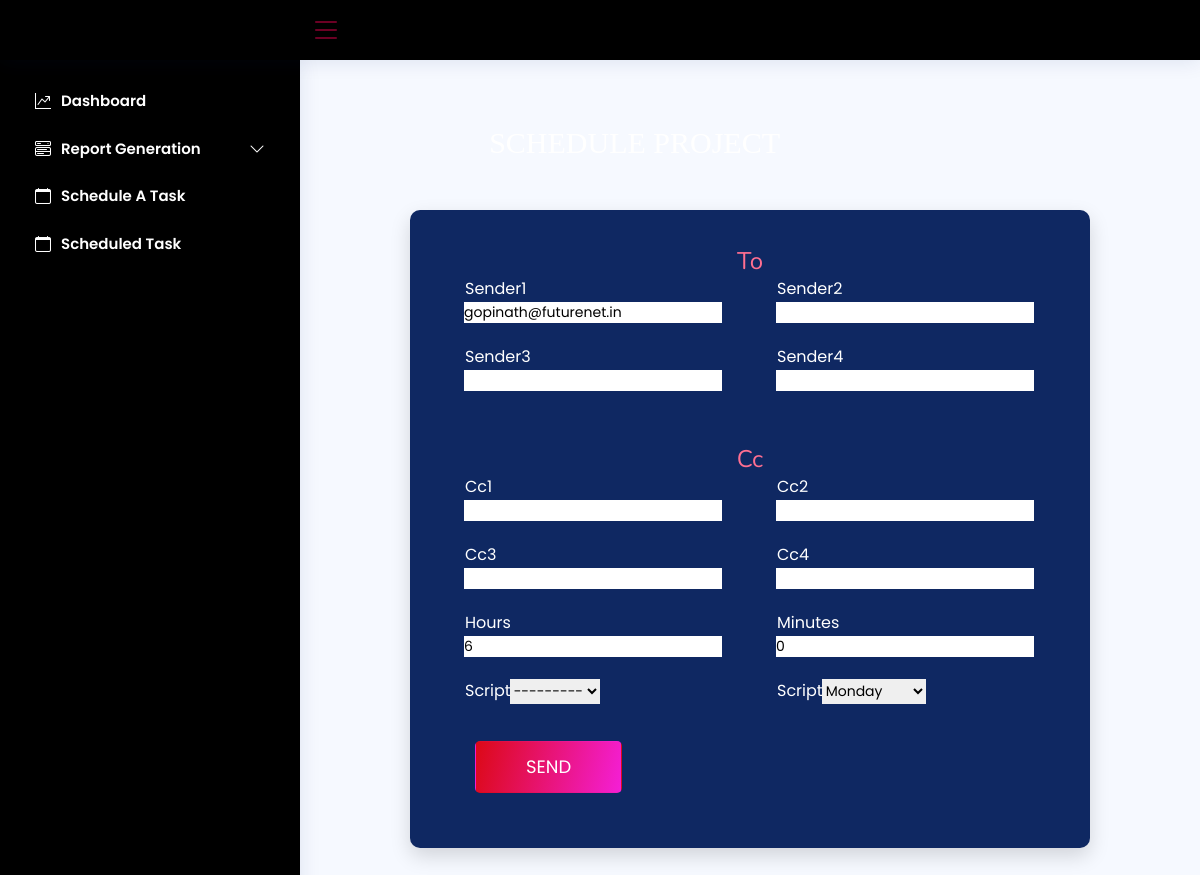
The app's page /edit_student/54/ with its own data.
### mailer/models.py (models this page shows, shortened)
class Student(models.Model):
    sender1 = models.EmailField()
    sender2 = models.EmailField(blank=True)
    sender3 = models.EmailField(blank=True)
    sender4 = models.EmailField(blank=True)
    cc1 = models.EmailField(blank=True)
    cc2 = models.EmailField(blank=True)
    cc3 = models.EmailField(blank=True)
    cc4 = models.EmailField(blank=True)
    hour = models.IntegerField()
    minutes = models.IntegerField()
    days = MultiSelectField(choices=day_choices, max_choices=7, blank=True)
    Engineer_Name = models.CharField(max_length=100, choices=marcas)

### reportsapp/views.py (the view)
# urls.py: path('edit_student/<int:id>/', views.edit_student, name='edit_student'),
def edit_student(request, id):
    student = get_object_or_404(Student, id=id)
    form = ContactForm(instance=student)
    if request.method == 'POST':
        form = ContactForm(request.POST, instance=student)
        if form.is_valid():
            form.save()
            return HttpResponse("The update has been carried out successfully!")
    else:
        context = {'form': form}
        return render(request, 'update.html', context)

### mailer/forms.py
class ContactForm(forms.ModelForm):
    class Meta:
        model = Student
        fields = '__all__'
        days = forms.MultipleChoiceField(choices=day_choices, widget=forms.SelectMultiple())

### templates/update.html (shortened to what this page needs)
{% extends "home.html" %}
{% load static %}
{% block content %}
<html lang="en">
  <main id="main" class="main">
  <body>
<h2 style="color:#fff;font-family:verdana;position:absolute;top:125px;right:420px">SCHEDULE PROJECT</h2>
    <div class="page-wrapper bg-gra-02 p-t-130 p-b-100 font-poppins">
        <div class="wrapper wrapper--w680">
            <div class="card card-4">
                <div class="card-body">
                 <form method="POST" >
    <h2 class="title">To</h2>
    <div class="row row-space">
        <div class="col-2">
            <div class="input-group">
                <label class="label">sender1</label>
                {{ form.sender1 }}
            </div>
        </div>
        <div class="col-2">
            <div class="input-group">
                <label class="label">sender2</label>
                {{ form.sender2 }}
            </div>
        </div>
    </div>
    <div class="row row-space">
        <div class="col-2">
            <div class="input-group">
                <label class="label">sender3</label>
                {{ form.sender3 }}
            </div>
        </div>
        <div class="col-2">
            <div class="input-group">
                <label class="label">sender4</label>
                {{ form.sender4 }}
            </div>
        </div>
    </div>
    <br/><br/>
    <h2 class="title">Cc</h2>
    <div class="row row-space">
        <div class="col-2">
            <div class="input-group">
                <label class="label">cc1</label>
                {{ form.cc1 }}
            </div>
        </div>
        <div class="col-2">
            <div class="input-group">
                <label class="label">cc2</label>
                {{ form.cc2 }}
            </div>
        </div>
    </div>
    <div class="row row-space">
        <div class="col-2">
            <div class="input-group">
                <label class="label">cc3</label>
                {{ form.cc3 }}
            </div>
        </div>
        <div class="col-2">
            <div class="input-group">
                <label class="label">cc4</label>
                {{ form.cc4 }}
            </div>
        </div>
    </div>
    <div class="row row-space">
        <div class="col-2">
            <div class="input-group">
                <label class="label">Hours</label>
                {{ form.hour }}
            </div>
        </div>
        <div class="col-2">
            <div class="input-group">
                <label class="label">Minutes</label>
                {{ form.minutes }}
            </div>
        </div>
    </div>
 <div class="row row-space">
        <div class="col-2">
            <div class="input-group">
                <label class="label">Script</label>
                    {{ form.Engineer_Name }}
            </div>
        </div>
        <div class="col-2">
            <div class="input-group">
                <label class="label">Script</label>
                    {{ form.days}}
            </div>
        </div>
    <div class="p-t-15">
        <button class="btn btn--radius-2 btn--blue"  type="submit">Send</button>
    </div>
</form>
                </div>
            </div>
        </div>
    </div>
</body>
  </main>
{% endblock %}

### static/style.css (style rules this page uses)
:root { scroll-behavior: smooth; }
body { font-family: "Open Sans", sans-serif; background: #f6f9ff; color: #444444; }
h1, h2, h3, h4, h5, h6 { font-family: "Nunito", sans-serif; }
#main { margin-top: 60px; padding: 20px 30px; transition: all 0.3s; }
.card { margin-bottom: 30px; border: none; border-radius: 5px; box-shadow: 0px 0 30px rgba(1, 41, 112, 0.1); }
.card-body { padding: 0 20px 20px 20px; }
@media (min-width: 1200px) { #main, #footer { margin-left: 300px; } }

### templates/home.html (style rules this page uses)
:root { scroll-behavior: smooth; }
body { font-family: "Open Sans", sans-serif; background-image:url("https://images.unsplash.com/photo-1517241034903-9a4c3ab12f00?ixlib=rb-4.0.3&ixid=MnwxMjA3fDB8MHxwaG90by1wYWdlfHx8fGVufDB8fHx8&auto=format&fit=crop&w=870&q=80"); background-repeat: no-repeat; background-size: cover; color: #FF6F91; min-height:100% }
h1, h2, h3, h4, h5, h6 { font-family: "Nunito", sans-serif; }
#main { margin-top: 60px; padding: 20px 30px; transition: all 0.3s; }
.card { margin-bottom: 30px; border: none; border-radius: 5px; box-shadow: 0px 0 30px rgba(1, 41, 112, 0.1); }
.card-body { padding: 0 20px 20px 20px; }
@media (min-width: 1200px) { #main, #footer { margin-left: 300px; } }
.font-poppins { font-family: "Poppins", "Arial", "Helvetica Neue", sans-serif; }
.row { display: -webkit-box; display: -webkit-flex; display: -moz-box; display: -ms-flexbox; display: flex; -webkit-flex-wrap: wrap; -ms-flex-wrap: wrap; flex-wrap: wrap; }
h2 { text-align: center; }
.row-space { -webkit-box-pack: justify; -webkit-justify-content: space-between; -moz-box-pack: justify; -ms-flex-pack: justify; justify-content: space-between; }
.col-2 { width: -webkit-calc((100% - 30px) / 2); width: -moz-calc((100% - 30px) / 2); width: calc((100% - 30px) / 2); }
html { -webkit-box-sizing: border-box; -moz-box-sizing: border-box; box-sizing: border-box; }
* { padding: 0; margin: 0; }
*, *:before, *:after { -webkit-box-sizing: inherit; -moz-box-sizing: inherit; box-sizing: inherit; }
body, h1, h2, h3, h4, h5, h6, blockquote, p, pre, dl, dd, ol, ul, figure, hr, fieldset, legend { margin: 0; padding: 0; }
button { outline: none; background: none; border: none; }
.page-wrapper { min-height: 100vh; }
body { font-family: "Poppins", "Arial", "Helvetica Neue", sans-serif; font-weight: 400; font-size: 14px; }
h1, h2, h3, h4, h5, h6 { font-weight: 400; }
h2 { font-size: 30px; }
.p-t-130 { padding-top: 130px; }
.p-t-15 { padding-top: 15px; }
.p-b-100 { padding-bottom: 100px; }
.wrapper { margin: 0 auto; }
.wrapper--w680 { max-width: 680px; }
.btn { display: inline-block; line-height: 50px; padding: 0 50px; -webkit-transition: all 0.4s ease; -o-transition: all 0.4s ease; -moz-transition: all 0.4s ease; transition: all 0.4s ease; cursor: pointer; font-size: 18px; color: #fff; font-family: "Poppins", "Arial", "Helvetica Neue", sans-serif; position:relative; left: 10px; }
.btn--radius-2 { -webkit-border-radius: 5px; -moz-border-radius: 5px; border-radius: 5px; }
.btn--blue { background: linear-gradient(102.57deg,#dc0916,#f41fd6 100%,#f41fd6 0);; }
input { outline: none; margin: 0; border: none; -webkit-box-shadow: none; -moz-box-shadow: none; box-shadow: none; width: 100%; font-size: 14px; font-family: inherit; }
.label { font-size: 16px; color: #fff; text-transform: capitalize; display: block; margin-bottom: 1px; text-align: center; }
.input-group { position: relative; margin-bottom: 22px; }
.title { font-size: 24px; color: #FF6F91;; font-weight: 400; margin-bottom: 1px; margin-top: -10px; }
.card { margin-top: -100px; -webkit-border-radius: 3px; -moz-border-radius: 3px; border-radius: 3px; background: #0f2862; }
.card-4 { background: #0f2862; -webkit-border-radius: 10px; -moz-border-radius: 10px; border-radius: 10px; -webkit-box-shadow: 0px 8px 20px 0px rgba(0, 0, 0, 0.15); -moz-box-shadow: 0px 8px 20px 0px rgba(0, 0, 0, 0.15); box-shadow: 0px 8px 20px 0px rgba(0, 0, 0, 0.15); }
.card-4 .card-body { padding: 47px 55px; padding-bottom: 55px; }
* { margin: 0; padding: 0; border: 0; outline: 0; box-sizing: border-box; font-family: 'Poppins', sans-serif; }
body { min-height: 100vh; display: cover; place-items: center; }
button { cursor: pointer; position: relative; padding: 22px 46px; font-size: 28px; text-transform: uppercase; color: #ffffff; background: rgba(255, 255, 255, .1); border: 3px solid rgba(255, 255, 255, .2); border-radius: 18px; transition: .4s; }

### records on screen
Student: sender1 "gopinath@futurenet.in", hour "6", minutes "0", Engineer_Name "---------", days "Monday"
